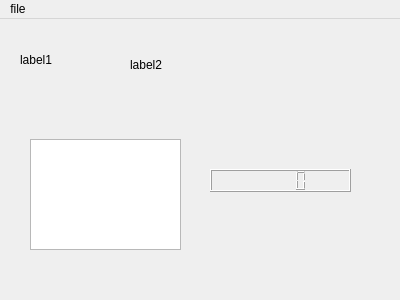
<?xml version="1.0" encoding="UTF-8"?>
<ui version="4.0">
 <class>MainWindow</class>
 <widget class="QMainWindow" name="MainWindow">
  <property name="geometry">
   <rect>
    <x>0</x>
    <y>0</y>
    <width>400</width>
    <height>300</height>
   </rect>
  </property>
  <property name="windowTitle">
   <string>MainWindow</string>
  </property>
  <widget class="QWidget" name="centralWidget">
   <widget class="QLabel" name="mike">
    <property name="geometry">
     <rect>
      <x>20</x>
      <y>10</y>
      <width>81</width>
      <height>61</height>
     </rect>
    </property>
    <property name="text">
     <string>label1</string>
    </property>
   </widget>
   <widget class="QLabel" name="label">
    <property name="geometry">
     <rect>
      <x>130</x>
      <y>10</y>
      <width>91</width>
      <height>71</height>
     </rect>
    </property>
    <property name="text">
     <string>label2</string>
    </property>
   </widget>
   <widget class="QTextEdit" name="textEdit">
    <property name="geometry">
     <rect>
      <x>30</x>
      <y>120</y>
      <width>151</width>
      <height>111</height>
     </rect>
    </property>
   </widget>
   <widget class="QLCDNumber" name="lcdNumber">
    <property name="geometry">
     <rect>
      <x>210</x>
      <y>150</y>
      <width>141</width>
      <height>23</height>
     </rect>
    </property>
   </widget>
  </widget>
  <widget class="QMenuBar" name="menuBar">
   <property name="geometry">
    <rect>
     <x>0</x>
     <y>0</y>
     <width>400</width>
     <height>23</height>
    </rect>
   </property>
   <widget class="QMenu" name="menuFile">
    <property name="title">
     <string>file</string>
    </property>
    <addaction name="actionOpen"/>
   </widget>
   <addaction name="menuFile"/>
  </widget>
  <action name="actionOpen">
   <property name="text">
    <string>open</string>
   </property>
  </action>
 </widget>
 <layoutdefault spacing="6" margin="11"/>
 <resources/>
 <connections/>
</ui>
